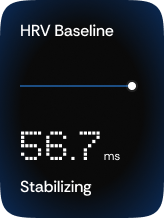
#> input picture app/Widget/Small/8.png, 164 x 218 px, found by its file name
$ python squircle.py
#> lines starting #> are read from the running program, lines starting #| are printed output that depends on the picture; after the words box and inside, x2 and y2 are one past the last pixel; in counts of white or black regions, pixels touching at a corner belong together; long printed decimals are rounded
import numpy as np, math
from PIL import Image, ImageDraw
W="C:/Users/Armaan khan/Desktop/Hobbies/fitness-tracker/app/Widget"
def params(R, s, budget):
    p=(1+s)*R
    maxs=budget/R-1; s=min(s,maxs); p=min(p,budget)
    arc=90*(1-s)
    arcLen=math.sin(math.radians(arc/2))*R*math.sqrt(2)
    alpha=(90-arc)/2
    p34=R*math.tan(math.radians(alpha/2))
    beta=45*s
    c=p34*math.cos(math.radians(beta))
    d=c*math.tan(math.radians(beta))
    b=(p-arcLen-c-d)/3
    a=2*b
    return a,b,c,d,p,arcLen
def bez(p0,p1,p2,p3,n=40):
    t=np.linspace(0,1,n)[:,None]
    return ((1-t)**3)*p0+3*((1-t)**2)*t*p1+3*(1-t)*t*t*p2+t**3*p3
def corner_pts(R,s,budget):
    # top-right corner in local coords, origin at top-right corner (x leftwards negative), y down
    a,b,c,d,p,arcLen=params(R,s,budget)
    # start at (-p,0)
    P0=np.array([-p,0.]);
    c1=P0+[a,0]; c2=P0+[a+b,0]; e=P0+[a+b+c,d]
    pts=[bez(P0,c1,c2,e)]
    # arc from e to e+(arcLen,arcLen), radius R, sweep clockwise
    s1=e; s2=e+np.array([arcLen,arcLen])
    # find circle center: arc of radius R between s1 and s2, center to the lower-left
    mid=(s1+s2)/2; dvec=s2-s1; L=np.linalg.norm(dvec); h=math.sqrt(max(R*R-(L/2)**2,0))
    perp=np.array([-dvec[1],dvec[0]])/L  # rotate +90
    cen=mid+perp*h
    # choose center such that it's at lower-left (x smaller, y larger)
    if cen[1]<mid[1]: cen=mid-perp*h
    a1=math.atan2(s1[1]-cen[1],s1[0]-cen[0]); a2=math.atan2(s2[1]-cen[1],s2[0]-cen[0])
    ang=np.linspace(a1,a2,40)
    pts.append(np.stack([cen[0]+R*np.cos(ang),cen[1]+R*np.sin(ang)],1))
    # last bezier: from s2, c d, (b+c) d?  in figma-squircle: c ${d} ${c} ${d} ${b + c} ${d} ${a + b + c} relative -> ctrl1 (d,c) ctrl2 (d,b+c) end (d,a+b+c)
    P=s2; pts.append(bez(P,P+[d,c],P+[d,b+c],P+[d,a+b+c]))
    return np.concatenate(pts)
def raster(R,s,w,h,ss=8):
    # full rect mask with 4 corners, ss supersampling
    pts=corner_pts(R,s,min(w,h)/2)  # top-right corner relative (0,0)=top-right
    TR=[(w+x,y) for x,y in pts]
    # build by mirroring TR: corner curve monotone from (w-p,0) to (w,p)
    TRc=TR
    BRc=[(X, h-Y) for X,Y in reversed(TRc)]
    BLc=[(w-X, h-Y) for X,Y in TRc]
    TLc=[(w-X, Y) for X,Y in reversed(TRc)]
    poly=TRc+BRc+BLc+TLc
    img=Image.new('L',(w*ss,h*ss),0)
    ImageDraw.Draw(img).polygon([(x*ss,y*ss) for x,y in poly],fill=255)
    a=np.array(img).astype(float)/255
    return a.reshape(h,ss,w,ss).mean(axis=(1,3))
if __name__=='__main__':
    tgt=np.array(Image.open(f'{W}/Small/8.png').convert('RGBA')).astype(float)[:,:,3]/255
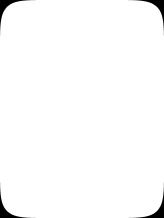
#> tgt: shape (218, 164) float64; min 0, max 1, mean 0.984
    h,w=tgt.shape
#> h = 218; w = 164
    best=[]
    for R in np.arange(18,34.01,0.5):
        for s in np.arange(0,1.001,0.05):
            m=raster(R,s,w,h,ss=4)
            e=np.abs(m-tgt)[:48,:48].sum()
            best.append((e,R,s))
#> this loop made 33 passes
#> pass 1, in raster, `a=np.array(img).astype(float)/255`:
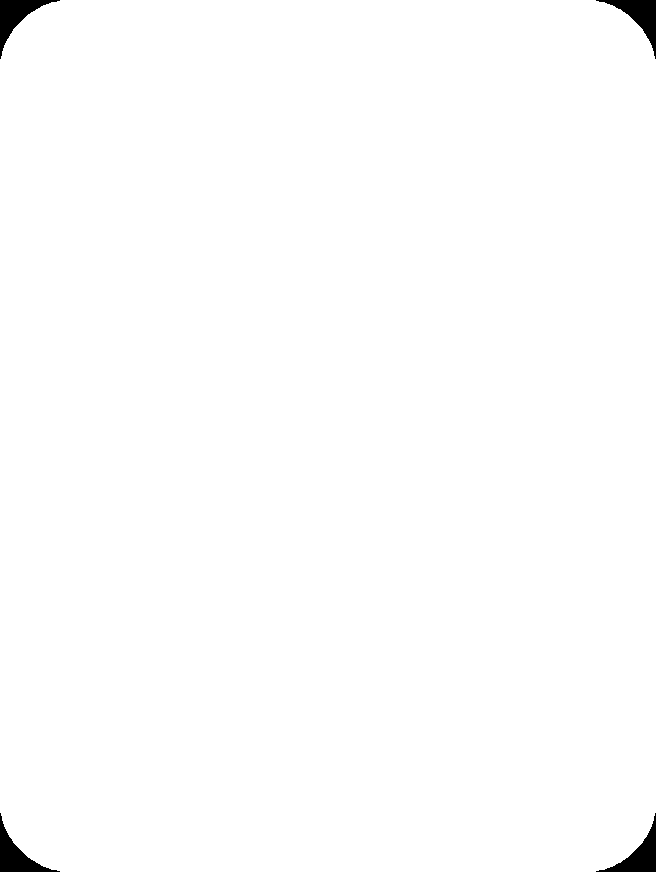
#> a: shape (872, 656) float64; values 0 (black) and 1 (white), 99.2% white; 4 black regions, box (x1, y1, x2, y2) and area: (0, 0, 60, 59) 1082, (596, 0, 656, 59) 1080, (0, 813, 60, 872) 1080, (596, 813, 656, 872) 1078
    best.sort(); print(best[:8])
#| [(5.674, 24.5, 0.95), (7.536, 24.5, 0.9), (8.004, 25.0, 0.95), (8.367, 25.0, 0.9), (9.166, 25.0, 0.85), (9.223, 24.0, 0.95), (9.848, 24.5, 0.85), (10.723, 24.0, 0.9)]
    e,R,s=best[0]
    # refine
    b2=[]
    for R2 in np.arange(R-0.5,R+0.51,0.1):
        for s2 in np.arange(max(0,s-0.05),min(1,s+0.05)+1e-9,0.01):
            m=raster(R2,s2,w,h,ss=8)
            b2.append((np.abs(m-tgt)[:48,:48].sum(),round(R2,2),round(s2,3)))
#> this loop made 11 passes
#> pass 1, in raster (call 694), `a=np.array(img).astype(float)/255`:
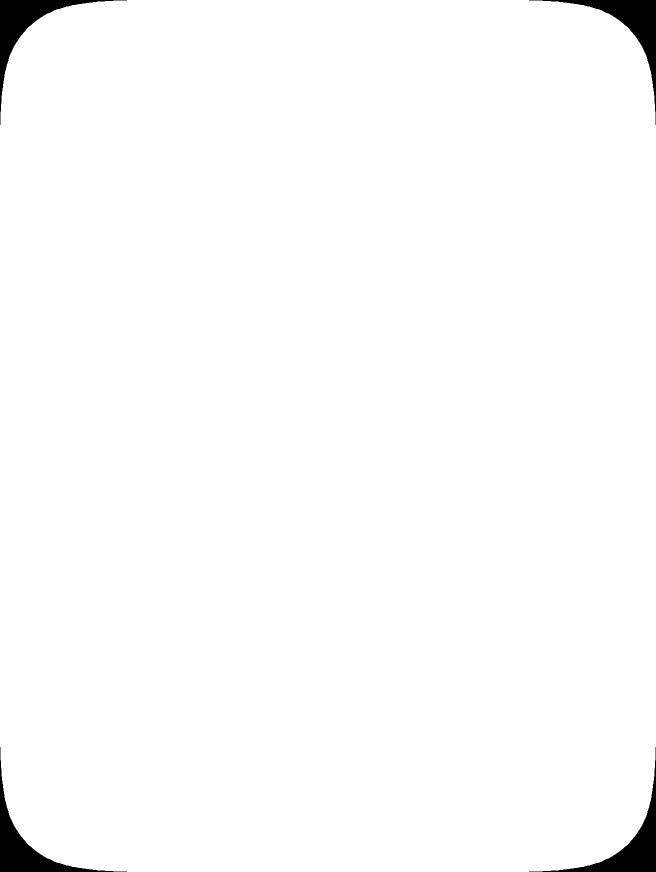
#> a: shape (1744, 1312) float64 (shown at 1/2 size); values 0 (black) and 1 (white), 98.4% white; 4 black regions, box (x1, y1, x2, y2) and area: (0, 0, 254, 250) 8869, (1058, 0, 1312, 250) 8869, (0, 1494, 254, 1744) 8869, (1058, 1494, 1312, 1744) 8869
    b2.sort(); print(b2[:5])
#| [(2.824, 24.1, 0.98), (2.825, 24.2, 0.99), (2.847, 24.1, 0.99), (2.920, 24.2, 0.98), (3.192, 24.3, 0.97)]
    e,R,s=b2[0]
    m=raster(R,s,w,h,ss=8)
    print('max abs err', np.abs(m-tgt).max(), 'sum', np.abs(m-tgt).sum())
#| max abs err 0.1255 sum 10.823
    for f in ['Large/5.png','Medium/5.png','Small/11.png']:
        t=np.array(Image.open(f'{W}/{f}').convert('RGBA')).astype(float)[:,:,3]/255
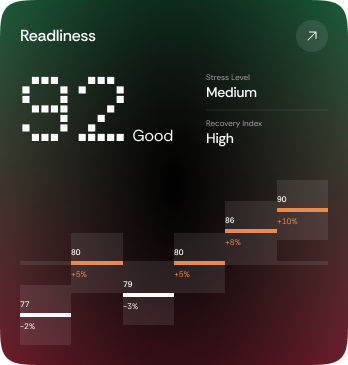
#> input picture app/Widget/Large/5.png, 348 x 365 px, found by its file name
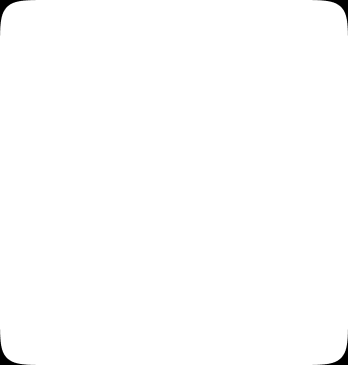
#> t: shape (365, 348) float64; min 0, max 1, mean 0.995
        hh,ww=t.shape; mm=raster(R,s,ww,hh,ss=8)
        print(f, 'sum err', np.abs(mm-t).sum(), 'max', np.abs(mm-t).max())
#| Large/5.png sum err 10.823 max 0.1255
#> pass 2 of the loop `for f in ['Large/5.png','Medium/5.png','Small/11.png']:`:
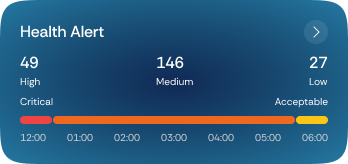
#> input picture app/Widget/Medium/5.png, 348 x 164 px, found by its file name
#> `t=np.array(Image.open(f'{W}/{f}').convert('RGBA')).astype(float)[:,:,3..`:
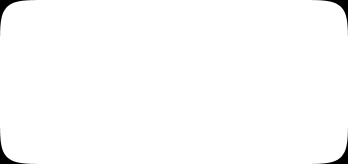
#> t: shape (164, 348) float64; min 0, max 1, mean 0.99
#> mm: shape (164, 348) float64
#| Medium/5.png sum err 10.823 max 0.1255
#> pass 3 of the loop `for f in ['Large/5.png','Medium/5.png','Small/11.png']:`:
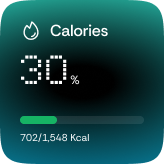
#> input picture app/Widget/Small/11.png, 164 x 164 px, found by its file name
#> `t=np.array(Image.open(f'{W}/{f}').convert('RGBA')).astype(float)[:,:,3..`:
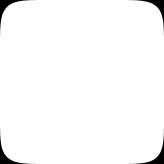
#> t: shape (164, 164) float64; min 0, max 1, mean 0.978
#> mm: shape (164, 164) float64
#| Small/11.png sum err 10.823 max 0.1255
